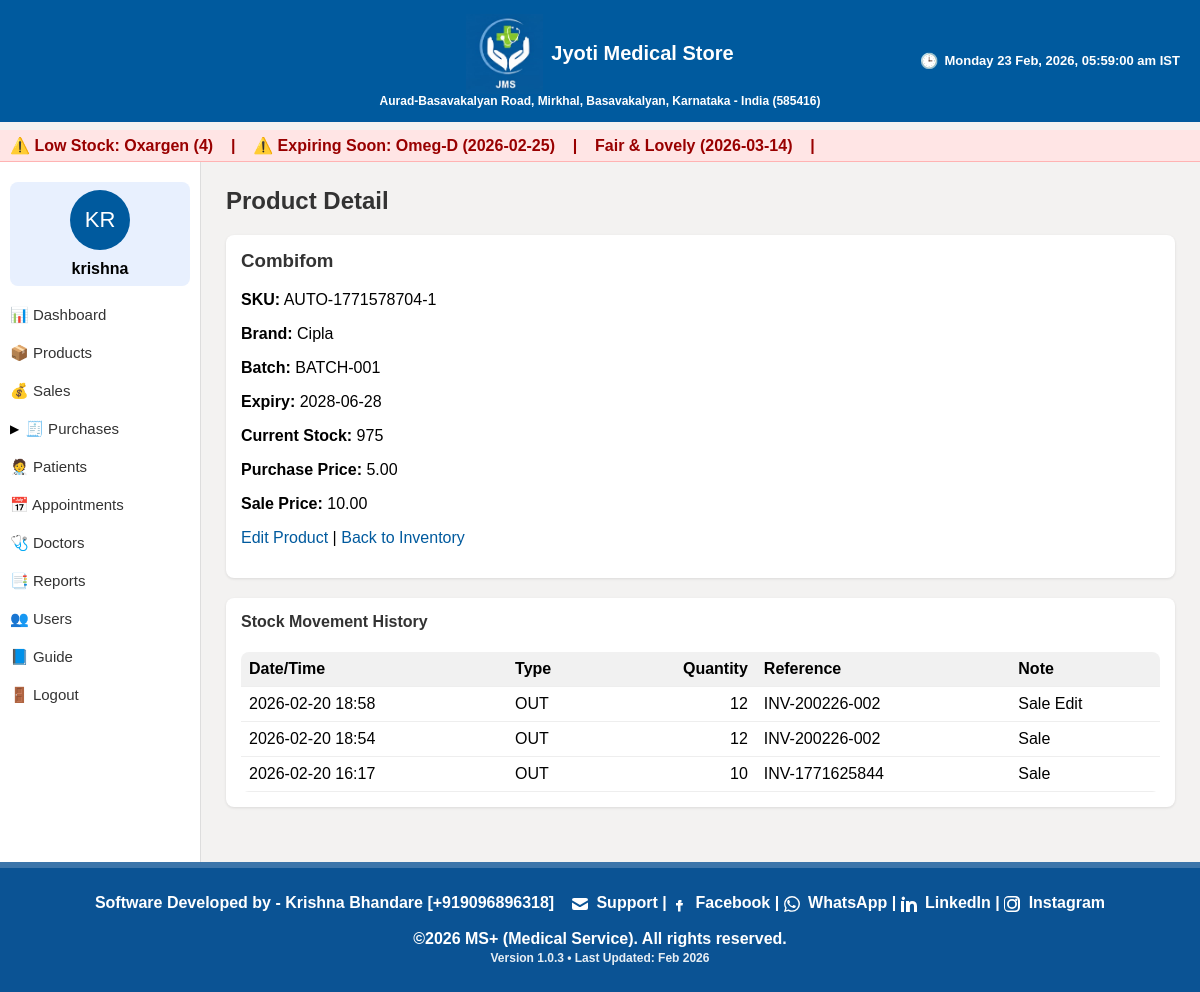
The page /products/1 (signed in) on the database its author committed.
### models.py (models this page shows, shortened)
class Product(db.Model):
    __tablename__ = 'products'
    id = db.Column(db.Integer, primary_key=True)
    sku = db.Column(db.String(50), unique=True, nullable=False)
    name = db.Column(db.String(200), nullable=False)
    brand = db.Column(db.String(100))
    batch_no = db.Column(db.String(100))
    expiry_date = db.Column(db.Date)
    purchase_price = db.Column(db.Float, default=0.0)
    sale_price = db.Column(db.Float, default=0.0)
    tax_rate = db.Column(db.Float, default=0.0)
    current_stock = db.Column(db.Integer, default=0)
    category = db.Column(db.String(50))  # medicine, cosmetic, fmcg, life_saving, ayurvedic, equipment, general
    gst_percent = db.Column(db.Float, default=0)
    cgst_percent = db.Column(db.Float, default=0)
    sgst_percent = db.Column(db.Float, default=0)

class User(UserMixin, db.Model):
    __tablename__ = 'users'
    id = db.Column(db.Integer, primary_key=True)
    username = db.Column(db.String(80), unique=True, nullable=False)
    email = db.Column(db.String(120), unique=True, nullable=True)
    password_hash = db.Column(db.String(200), nullable=False)
    role = db.Column(db.String(20), default='staff')
    created_at = db.Column(db.DateTime, default=datetime.utcnow)
    first_name = db.Column(db.String(120), nullable=True)
    last_name = db.Column(db.String(120), nullable=True)
    file_label = db.Column(db.String(64), nullable=True)
    profile_image = db.Column(db.String(256), nullable=True)

class StockMovement(db.Model):
    __tablename__ = 'stock_movements'
    id = db.Column(db.Integer, primary_key=True)
    product_id = db.Column(db.Integer, db.ForeignKey('products.id'), nullable=False)
    movement_type = db.Column(db.String(20), nullable=False)  # 'IN' or 'OUT'
    quantity = db.Column(db.Integer, nullable=False)
    reference = db.Column(db.String(100))
    created_at = db.Column(db.DateTime, default=datetime.utcnow)
    note = db.Column(db.String(300))

### app.py (the view)
@app.route('/products/<int:product_id>')
@login_required
def product_detail(product_id):
    if current_user.role not in ('admin', 'staff'):
        flash('Unauthorized', 'danger')
        return redirect(url_for('dashboard'))
    product = Product.query.get_or_404(product_id)
    movements = StockMovement.query.filter_by(
        product_id=product.id
    ).order_by(StockMovement.created_at.desc()).all()
    return render_template(
        'products/detail.html',
        product=product,
        movements=movements
    )

### app.py (called while the page is built)
@login_manager.user_loader
def load_user(user_id):
    try:
        return User.query.get(int(user_id))
    except:
        return None

@app.before_request
def require_login():
    if request.endpoint is None:
        return
    allowed_routes = ['login', 'forgot', 'reset_otp', 'static']
    if request.endpoint.startswith('static'):
        return
    if request.endpoint not in allowed_routes and not current_user.is_authenticated:
        return redirect(url_for('login'))

@app.context_processor
def inject_globals():
    if current_user.is_authenticated:
        initials = current_user.username[:2].upper()
        display_name = current_user.username
    else:
        initials = ""
        display_name = ""
    ist = datetime.utcnow() + timedelta(hours=5, minutes=30)
    current_dt_display = ist.strftime("%A, %d %b %Y, %I:%M:%S %p IST")
    current_day = ist.strftime("%A")
    return dict(
        initials=initials,
        display_name=display_name,
        current_dt_display=current_dt_display,
        current_day=current_day,
        is_admin=is_admin   # ⭐ ADD THIS LINE
    )

@app.teardown_appcontext
def shutdown_session(exception=None):
    db.session.remove()

@app.context_processor
def inject_low_stock():
    from flask import request
    if request.endpoint and (
        "login" in request.endpoint or
        "auth" in request.endpoint
    ):
        return dict(low_stock=[], expiring_soon=[])
    try:
        low_stock = Product.query.filter(Product.current_stock <= 5).all()
        today = date.today()
        soon = today + timedelta(days=30)
        expiring_soon = Product.query.filter(
            Product.expiry_date <= soon,
            Product.expiry_date >= today
        ).all()
        return dict(
            low_stock=low_stock,
            expiring_soon=expiring_soon
        )
    except Exception:
        return dict(low_stock=[], expiring_soon=[])

### templates/products/detail.html
{% extends "base.html" %}
{% block content %}
<h2>Product Detail</h2>
<div class="card" style="margin-bottom:20px;">
    <h3>{{ product.name }}</h3>
    <p><strong>SKU:</strong> {{ product.sku }}</p>
    <p><strong>Brand:</strong> {{ product.brand or '-' }}</p>
    <p><strong>Batch:</strong> {{ product.batch_no or '-' }}</p>
    <p><strong>Expiry:</strong> {{ product.expiry_date or '-' }}</p>
    <p><strong>Current Stock:</strong> {{ product.current_stock or 0 }}</p>
    <p><strong>Purchase Price:</strong> {{ "%.2f"|format(product.purchase_price or 0) }}</p>
    <p><strong>Sale Price:</strong> {{ "%.2f"|format(product.sale_price or 0) }}</p>
    <p>
        <a href="{{ url_for('product_edit', product_id=product.id) }}">Edit Product</a> |
        <a href="{{ url_for('products') }}">Back to Inventory</a>
    </p>
</div>
<div class="card">
    <h4>Stock Movement History</h4>
    <table>
        <thead>
            <tr>
                <th align="left">Date/Time</th>
                <th align="left">Type</th>
                <th align="right">Quantity</th>
                <th align="left">Reference</th>
                <th align="left">Note</th>
            </tr>
        </thead>
        <tbody>
            {% for m in movements %}
            <tr>
                <td>{{ m.created_at.strftime("%Y-%m-%d %H:%M") }}</td>
                <td>{{ m.movement_type }}</td>
                <td align="right">{{ m.quantity }}</td>
                <td>{{ m.reference or '-' }}</td>
                <td>{{ m.note or '-' }}</td>
            </tr>
            {% else %}
            <tr>
                <td colspan="5" style="text-align:center; padding:15px; color:#777;">No stock movements recorded.</td>
            </tr>
            {% endfor %}
        </tbody>
    </table>
</div>
{% endblock %}

### templates/base.html (shortened to what this page needs)
<!DOCTYPE html>
<html lang="en">
<head>
    <link rel="stylesheet" href="{{ url_for('static', filename='css/style.css') }}">
</head>
<body>
<div class="fixed-header">
    <div class="topbar">
<div style="flex:1; text-align:center; line-height:1.3; display:flex; flex-direction:column; align-items:center;">
    <div style="display:flex; align-items:center; gap:8px;">
        <img src="{{ url_for('static', filename='logo.PNG') }}" class="title-logo">
        <strong style="font-size:20px;">Jyoti Medical Store</strong>
    </div>
    <span style="font-size:12px;">
        Aurad-Basavakalyan Road, Mirkhal, Basavakalyan, Karnataka - India (585416)
    </span>
</div>
        {% block top_right %}
        <div style="position:absolute; right:20px; font-size:13px; display:flex; align-items:center; gap:6px;">
            <span style="font-size:15px;">🕒</span>
            <span id="live_datetime"></span>
        </div>
        {% endblock %}
    </div>
</div>
<div style="height: 70px;"></div>
{% block alerts %}
{% if low_stock or expiring_soon %}
<div class="alert-marquee print-hide"
     style="
        background:#ffe5e5;
        padding:6px 10px;
        color:#900;
        font-weight:bold;
        white-space:nowrap;
        overflow:hidden;
        border-bottom:1px solid #ffb3b3;
     ">
    <marquee behavior="scroll" direction="left" scrollamount="5">
        {% if low_stock %}
            ⚠️ Low Stock:
            {% for p in low_stock %}
                {{ p.name }} ({{ p.current_stock }}) &nbsp;&nbsp; | &nbsp;&nbsp;
            {% endfor %}
        {% endif %}
        {% if expiring_soon %}
            ⚠️ Expiring Soon:
            {% for p in expiring_soon %}
                {{ p.name }} ({{ p.expiry_date }}) &nbsp;&nbsp; | &nbsp;&nbsp;
            {% endfor %}
        {% endif %}
    </marquee>
</div>
{% endif %}
{% endblock %}
<div class="layout">
{% if current_user.is_authenticated %}
<div class="sidebar">
    <div class="profile-card">
        <div class="initials-circle">{{ initials }}</div>
        <div><strong>{{ display_name }}</strong></div>
    </div>
    <a href="{{ url_for('dashboard') }}" class="menu-item">📊 Dashboard</a>
    <a href="{{ url_for('products') }}" class="menu-item">📦 Products</a>
    <a href="{{ url_for('sales_list') }}" class="menu-item">💰 Sales</a>
    <li class="has-submenu menu-parent" onclick="toggleMenu('purchaseMenu')">
        <span class="menu-arrow" id="purchaseArrow">▶</span>
        <a href="#">🧾 Purchases</a>
    </li>
    <a href="{{ url_for('patients') }}" class="menu-item">🧑‍⚕️ Patients</a>
    <a href="{{ url_for('appointments_list') }}" class="menu-item">📅 Appointments</a>
    <a href="{{ url_for('doctors_list') }}" class="menu-item">🩺 Doctors</a>
    <a href="{{ url_for('report_expiry') }}" class="menu-item">📑 Reports</a>
    {% if current_user.role == 'admin' %}
    <a href="{{ url_for('users_list') }}" class="menu-item">👥 Users</a>
    {% endif %}
    <a href="{{ url_for('guide') }}" class="menu-item">📘 Guide</a>
    <a href="{{ url_for('logout') }}" class="menu-item">🚪 Logout</a>
</div>
{% endif %}
    <div class="content">
        {% block content %}{% endblock %}
    </div>
</div>
<div class="fixed-footer">
    Software Developed by - Krishna Bhandare [+919096896318]
    &nbsp;&nbsp;
    <a href="mailto:bhandare.krishna5@gmail.com" target="_blank" rel="noopener noreferrer">
        <svg xmlns="http://www.w3.org/2000/svg" width="16" height="16" fill="currentColor" viewBox="0 0 16 16" style="vertical-align:middle;">
            <path d="M0 4a2 2 0 0 1 2-2h12a2 2 0 0 1 2 2v.217l-8 4.8-8-4.8V4z"/>
            <path d="M0 6.383v5.617a2 2 0 0 0 2 2h12a2 2 0 0 0 2-2V6.383l-7.555 4.533a1 1 0 0 1-1.11 0L0 6.383z"/>
        </svg>
        Support
    </a> |
    <a href="https://m.facebook.com/public/Bhandare-Krishna/" target="_blank" rel="noopener noreferrer">
        <svg xmlns="http://www.w3.org/2000/svg" width="16" height="16" fill="currentColor" viewBox="0 0 16 16" style="vertical-align:middle;">
            <path d="M8.94 6.5H10.5V4H8.94C7.64 4 7 4.67 7 5.94V7H5v2.5h2v6h2.5v-6h2l.5-2.5h-2.5v-.56c0-.33.17-.44.44-.44z"/>
        </svg>
        Facebook
    </a> |
    <a href="https://wa.me/919096896318" target="_blank" rel="noopener noreferrer">
        WhatsApp
    </a> |
    <a href="https://www.linkedin.com/in/krishna-bhandare-893b74102" target="_blank" rel="noopener noreferrer">
        LinkedIn
    </a> |
    <a href="https://www.instagram.com/reel/CmBQhjhAg4d/" target="_blank" rel="noopener noreferrer">
        Instagram
    </a>
    <br><br>
    ©2026 MS+ (Medical Service). All rights reserved.<br>
    <span style="font-size: 12px; opacity: 0.9;">
        Version 1.0.3 • Last Updated: Feb 2026
    </span>
</div>
</body>
</html>

### static/css/style.css (style rules this page uses)
body { margin: 0; font-family: Arial, sans-serif; background: #f3f2f1; }
h1, h2, h3, h4 { margin-top: 0; color: #333; }
a { color: #005a9e; text-decoration: none; }
.topbar { background: #005a9e; color: white; padding: 12px; display: flex; justify-content: center; align-items: center; font-size: 22px; font-weight: bold; position: relative; }
.layout { display: flex; height: calc(100vh - 50px); }
.sidebar { width: 250px; background: white; border-right: 1px solid #ddd; padding: 20px; }
.sidebar { padding-left: 10px !important; padding-right: 10px !important; width: 180px !important; }
.sidebar a { display: block; padding: 10px 0; color: #333; font-size: 15px; }
.profile-card { padding: 8px; background: #e8f0fe; border-radius: 8px; margin-bottom: 10px; text-align: center; }
.initials-circle { width: 60px; height: 60px; background: #005a9e; color: white; border-radius: 50%; display: flex; justify-content: center; align-items: center; font-size: 22px; margin: 0 auto 10px; }
.content { flex: 1; padding: 25px; overflow-y: auto; }
table { width: 100%; border-collapse: collapse; background: white; border-radius: 8px; overflow: hidden; }
table thead { background: #f1f1f1; }
table th, table td { padding: 8px; border-bottom: 1px solid #eee; }
.card { background: white; padding: 15px; border-radius: 8px; box-shadow: 0 1px 3px rgba(0,0,0,0.1); flex: 1; min-width: 200px; }
.fixed-header { position: fixed; top: 0; left: 0; width: 100%; z-index: 9999; }
.layout { margin-top: 100px; }
body { padding-bottom: 70px; }
.fixed-footer { position: fixed; bottom: 0; left: 0; width: 100%; background: #0B5394; color: white; text-align: center; padding: 26px 0; font-weight: 600; font-size: 16px; z-index: 9999; border-top: 6px solid rgba(255,255,255,0.2); }
.content { padding-bottom: 80px; }
html, body { height: 100%; margin: 0; padding: 0; }
.layout { min-height: calc(100vh - 60px); padding-bottom: 80px; }
.alert-marquee { margin-top: 12px; position: relative; z-index: 998; }
.layout { margin-top: 0 !important; padding-top: 0 !important; }
.alert-marquee { position: relative; z-index: 998; margin-top: 60px; }
.menu-parent { display: flex; align-items: center; gap: 6px; }
.menu-arrow { font-size: 12px; transition: transform 0.2s ease; }

### templates/base.html (style rules this page uses)
.alert-marquee { position: relative; z-index: 998; }
.title-logo { height: 80px; width: auto; margin-top: 2px; }
.fixed-footer a { color: inherit !important; text-decoration: none !important; }
.fixed-footer svg { fill: currentColor; margin-right: 4px; }

### rows shown on the page
Product: name "Oxargen", current_stock "4"
Product: name "Omeg-D", expiry_date "2026-02-25"
Product: name "Fair & Lovely", expiry_date "2026-03-14"
User: username "krishna"
Product: name "Combifom", sku "AUTO-1771578704-1", brand "Cipla", batch_no "BATCH-001", expiry_date "2028-06-28", current_stock "975", purchase_price "5.00", sale_price "10.00"
StockMovement: created_at "2026-02-20 18:58", movement_type "OUT", quantity "12", reference "INV-200226-002", note "Sale Edit"
StockMovement: created_at "2026-02-20 18:54", movement_type "OUT", quantity "12", reference "INV-200226-002", note "Sale"
StockMovement: created_at "2026-02-20 16:17", movement_type "OUT", quantity "10", reference "INV-1771625844", note "Sale"

### other values the page prints
{{ initials }} "KR"
